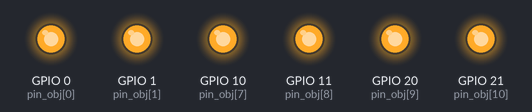
Recording of a program running on a simulated ESP32 board running MicroPython. Parts: output pins drawn as LEDs (lit = HIGH). Library files of the repository ran but are not shown: st7789_direct.py; pins used as bus, display or sensor lines are not drawn; what the program prints to the serial console is not drawn. At 0.0 s the program stops and its outputs stay as they are.

Above: at 0.1 s.
Timing chart, 0 to 1.5 s (numbered marks = the images above):
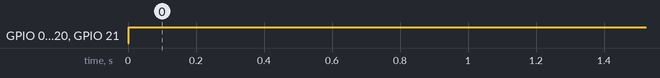

Measured:
- by itself, GPIO 0 (pin_obj[0]), GPIO 1 (pin_obj[1]), GPIO 10 (pin_obj[7]): LOW → HIGH at 0.00 s
- by itself, GPIO 11 (pin_obj[8]), GPIO 20 (pin_obj[9]), GPIO 21 (pin_obj[10]): LOW → HIGH at 0.01 s

The program:

diag_pins.py
```python
import time
from machine import Pin, SPI
from st7789_direct import ST7789Direct

print("=" * 50)
print(" ESP32-C3 Screen Pinout & Backlight Diagnostic Scanner")
print("=" * 50)

# Step 1: Turn ON all possible Backlight / Power GPIOs
# Available GPIOs on C3: 0, 1, 2, 3, 4, 5, 6, 7, 8, 10, 11, 20, 21
possible_power_pins = [0, 1, 2, 3, 4, 5, 8, 10, 11, 20, 21]
active_pins = []

print("[1] Pulling all potential backlight & power pins HIGH...")
for p in possible_power_pins:
    try:
        pin_obj = Pin(p, Pin.OUT)
        pin_obj.value(1)
        active_pins.append(pin_obj)
        print(f"    - GPIO {p} -> HIGH")
    except Exception as e:
        print(f"    - GPIO {p} -> Skip ({e})")

# Known Pinout Profiles for ESP32-C3 Display Boards
profiles = [
    # Profile A: Standard ESP32-C3 SPI (SCK=6, MOSI=7, CS=10, DC=2, RST=3)
    {"name": "Profile A (Std C3 SPI)", "sck": 6, "mosi": 7, "cs": 10, "dc": 2, "rst": 3, "bl": 11, "inv": True},
    # Profile B: LilyGO / T-QT / T-Display C3 (SCK=8, MOSI=7, CS=5, DC=6, RST=1, BL=0)
    {"name": "Profile B (T-QT/LilyGO)", "sck": 8, "mosi": 7, "cs": 5, "dc": 6, "rst": 1, "bl": 0, "inv": True},
    # Profile C: Waveshare C3 LCD / FoloToy (SCK=4, MOSI=6, CS=7, DC=2, RST=1, BL=3)
    {"name": "Profile C (Waveshare/FoloToy)", "sck": 4, "mosi": 6, "cs": 7, "dc": 2, "rst": 1, "bl": 3, "inv": True},
    # Profile D: Generic C3 LCD 2 (SCK=4, MOSI=5, CS=7, DC=6, RST=8, BL=1)
    {"name": "Profile D (Generic C3 2)", "sck": 4, "mosi": 5, "cs": 7, "dc": 6, "rst": 8, "bl": 1, "inv": True},
    # Profile E: 0.42/0.96/1.14 C3 LCD (SCK=3, MOSI=5, CS=7, DC=2, RST=10, BL=6)
    {"name": "Profile E (Mini C3 LCD)", "sck": 3, "mosi": 5, "cs": 7, "dc": 2, "rst": 10, "bl": 6, "inv": True},
    # Profile F: ESP32-C3 DevKit LCD (SCK=2, MOSI=3, CS=7, DC=6, RST=10, BL=8)
    {"name": "Profile F (DevKit C3)", "sck": 2, "mosi": 3, "cs": 7, "dc": 6, "rst": 10, "bl": 8, "inv": False},
    # Profile G: SPI1 standard (SCK=6, MOSI=7, CS=2, DC=3, RST=1, BL=0)
    {"name": "Profile G (Alt C3 3)", "sck": 6, "mosi": 7, "cs": 2, "dc": 3, "rst": 1, "bl": 0, "inv": False}
]

colors = [0xF800, 0x07E0, 0x001F, 0xFFFF, 0x07FF] # Red, Green, Blue, White, Cyan

print("\n[2] Iterating through display profiles...")
for i, prof in enumerate(profiles):
    print(f"\n---> Testing {prof['name']}: SCK={prof['sck']} MOSI={prof['mosi']} CS={prof['cs']} DC={prof['dc']} RST={prof['rst']} BL={prof['bl']} Inv={prof['inv']}")
    try:
        spi = SPI(1, baudrate=30000000, sck=Pin(prof["sck"]), mosi=Pin(prof["mosi"]))
        disp = ST7789Direct(
            spi=spi,
            width=240,
            height=240,
            cs=Pin(prof["cs"]) if prof["cs"] is not None else None,
            dc=Pin(prof["dc"]) if prof["dc"] is not None else None,
            rst=Pin(prof["rst"]) if prof["rst"] is not None else None,
            bl=Pin(prof["bl"]) if prof["bl"] is not None else None,
            rotation=0,
            inversion=prof["inv"]
        )
        # Flash bright colors
        c = colors[i % len(colors)]
        disp.fill(c)
        disp.fill_rect(20, 20, 200, 200, 0x0000)
        disp.rect(20, 20, 200, 200, 0xFFFF)
        disp.text("ESP32-C3 SCREEN TEST", 30, 40, 0xFFFF, 0x0000)
        disp.text(f"Profile: {prof['name'][:16]}", 30, 70, 0x07FF, 0x0000)
        disp.text(f"SCK:{prof['sck']} MOSI:{prof['mosi']}", 30, 100, 0xFFE0, 0x0000)
        disp.text(f"CS:{prof['cs']} DC:{prof['dc']}", 30, 130, 0xFFE0, 0x0000)
        disp.text("IF YOU SEE THIS, THIS IS IT!", 25, 170, 0x07E0, 0x0000)
        print(f"     [OK] Drew test pattern for {prof['name']}. Waiting 3 seconds...")
        time.sleep(2.5)
    except Exception as e:
        print(f"     [FAIL] Error testing {prof['name']}: {e}")

print("\n[+] Pin scan complete! Check your board to see which profile appeared.")
```
